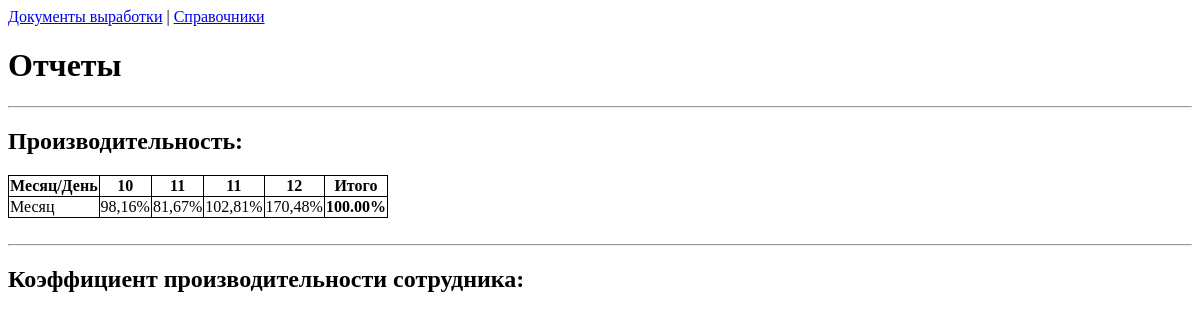
The app's page /perf/report/, older data.
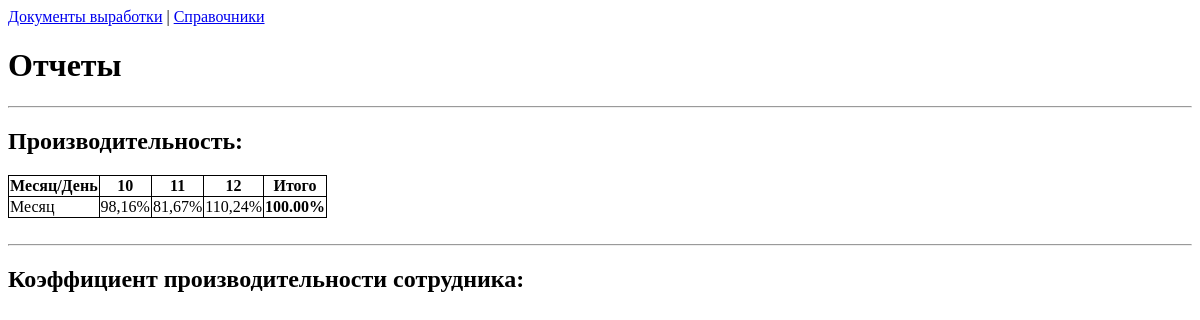
The same page, newer data.
### performance/models.py (models this page shows, shortened)
class CreatedProducts(models.Model):
    doc_data = models.DateField(default=timezone.now(), verbose_name='Дата')
    doc_number = models.PositiveSmallIntegerField(unique_for_year='doc_data', null=False, verbose_name='Номер')
    percent = models.DecimalField(max_digits=8, decimal_places=5, verbose_name='Процент выработки') # рассчитывается
    description = models.TextField(blank=True, verbose_name='Комментарий')
    class Meta:
        verbose_name_plural = 'Документы выработки'
        verbose_name = 'Документ выработки'
        ordering = ['doc_data']

### performance/views.py (the view)
# urls.py: path('report/', report_view)
def report_view(request):
    month = localdate().month
    year = localdate().year
    docs = CreatedProducts.objects.filter(doc_data__month=month, doc_data__year=year)
    context = {
        'docs': docs,
    }
    return render(request, 'reports.html', context=context)

### performance/templates/reports.html (shortened to what this page needs)
<!DOCTYPE html>
<html lang="ru">
<head>
</head>
<body>
    {% block content %}
        <a href="/perf">Документы выработки</a> | <a href="/perf/dicts">Справочники</a>
        <h1>Отчеты</h1>
        <hr>
        <h2>Производительность:</h2>
        <table >
            <tr>
                <th>Месяц/День</th>
                {% for doc in docs%}
                    <th> {{ doc.doc_data|date:"d" }} </th>
                {% endfor %}
                <th>Итого</th>
            </tr>
            <tr>
                <td>Месяц</td>
                {% for doc in docs%}
                    <td> {{ doc.percent|floatformat:2 }}% </td>
                {% endfor %}
                <th>100.00%</th>
            </tr>
        </table>
        <br><hr>
        <h2>Коэффициент производительности сотрудника:</h2>
    {% endblock %}
</body>
</html>

Row changes from the older to the newer data that the page shows:
removed CreatedProducts: doc_data "11", percent "102,81"
changed CreatedProducts (number 3 of 3 on the later page): percent "170,48" → "110,24"
